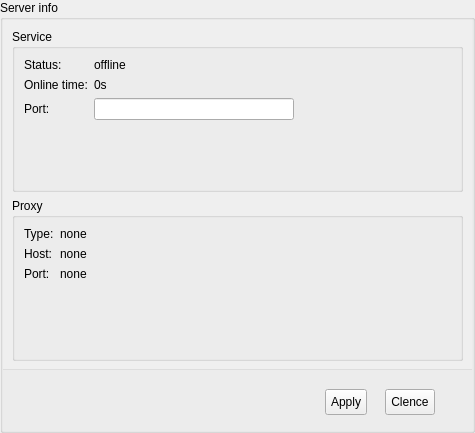
<?xml version="1.0" encoding="UTF-8"?>
<ui version="4.0">
 <class>ServerInfoPage</class>
 <widget class="QWidget" name="ServerInfoPage">
  <property name="geometry">
   <rect>
    <x>0</x>
    <y>0</y>
    <width>475</width>
    <height>433</height>
   </rect>
  </property>
  <property name="sizePolicy">
   <sizepolicy hsizetype="Maximum" vsizetype="Maximum">
    <horstretch>0</horstretch>
    <verstretch>0</verstretch>
   </sizepolicy>
  </property>
  <property name="windowTitle">
   <string>Form</string>
  </property>
  <layout class="QFormLayout" name="formLayout_2">
   <property name="horizontalSpacing">
    <number>0</number>
   </property>
   <property name="verticalSpacing">
    <number>0</number>
   </property>
   <property name="leftMargin">
    <number>0</number>
   </property>
   <property name="topMargin">
    <number>0</number>
   </property>
   <property name="rightMargin">
    <number>0</number>
   </property>
   <property name="bottomMargin">
    <number>0</number>
   </property>
   <item row="0" column="1">
    <widget class="QGroupBox" name="groupBox">
     <property name="sizePolicy">
      <sizepolicy hsizetype="Expanding" vsizetype="Expanding">
       <horstretch>0</horstretch>
       <verstretch>0</verstretch>
      </sizepolicy>
     </property>
     <property name="styleSheet">
      <string notr="true"/>
     </property>
     <property name="title">
      <string>Server info</string>
     </property>
     <property name="flat">
      <bool>false</bool>
     </property>
     <layout class="QGridLayout" name="gridLayout">
      <property name="leftMargin">
       <number>0</number>
      </property>
      <property name="topMargin">
       <number>0</number>
      </property>
      <property name="rightMargin">
       <number>0</number>
      </property>
      <property name="bottomMargin">
       <number>6</number>
      </property>
      <property name="horizontalSpacing">
       <number>0</number>
      </property>
      <property name="verticalSpacing">
       <number>10</number>
      </property>
      <item row="0" column="0" colspan="3">
       <widget class="QScrollArea" name="scrollArea">
        <property name="styleSheet">
         <string notr="true">border-bottom: 1px solid #ddd;</string>
        </property>
        <property name="frameShape">
         <enum>QFrame::NoFrame</enum>
        </property>
        <property name="frameShadow">
         <enum>QFrame::Sunken</enum>
        </property>
        <property name="widgetResizable">
         <bool>true</bool>
        </property>
        <widget class="QWidget" name="scrollAreaWidgetContents">
         <property name="geometry">
          <rect>
           <x>0</x>
           <y>0</y>
           <width>469</width>
           <height>342</height>
          </rect>
         </property>
         <layout class="QVBoxLayout" name="verticalLayout">
          <item>
           <widget class="QGroupBox" name="groupBox_3">
            <property name="title">
             <string>Service</string>
            </property>
            <layout class="QFormLayout" name="formLayout">
             <item row="0" column="0">
              <widget class="QLabel" name="label">
               <property name="text">
                <string>Status:</string>
               </property>
              </widget>
             </item>
             <item row="0" column="1">
              <widget class="QLabel" name="label_server_status">
               <property name="text">
                <string>offline</string>
               </property>
              </widget>
             </item>
             <item row="1" column="0">
              <widget class="QLabel" name="label_3">
               <property name="text">
                <string>Online time:</string>
               </property>
              </widget>
             </item>
             <item row="1" column="1">
              <widget class="QLabel" name="label_online_time">
               <property name="text">
                <string>0s</string>
               </property>
              </widget>
             </item>
             <item row="2" column="0">
              <widget class="QLabel" name="label_4">
               <property name="text">
                <string>Port:</string>
               </property>
              </widget>
             </item>
             <item row="2" column="1">
              <widget class="QLineEdit" name="server_port_edit">
               <property name="maximumSize">
                <size>
                 <width>200</width>
                 <height>16777215</height>
                </size>
               </property>
               <property name="text">
                <string/>
               </property>
              </widget>
             </item>
            </layout>
           </widget>
          </item>
          <item>
           <widget class="QGroupBox" name="groupBox_2">
            <property name="title">
             <string>Proxy</string>
            </property>
            <layout class="QFormLayout" name="formLayout_3">
             <item row="0" column="0">
              <widget class="QLabel" name="label_10">
               <property name="text">
                <string>Type:</string>
               </property>
              </widget>
             </item>
             <item row="1" column="0">
              <widget class="QLabel" name="label_7">
               <property name="text">
                <string>Host:</string>
               </property>
              </widget>
             </item>
             <item row="2" column="0">
              <widget class="QLabel" name="label_9">
               <property name="text">
                <string>Port:</string>
               </property>
              </widget>
             </item>
             <item row="0" column="1">
              <widget class="QLabel" name="label_11">
               <property name="text">
                <string>none</string>
               </property>
              </widget>
             </item>
             <item row="1" column="1">
              <widget class="QLabel" name="label_8">
               <property name="text">
                <string>none</string>
               </property>
              </widget>
             </item>
             <item row="2" column="1">
              <widget class="QLabel" name="label_12">
               <property name="text">
                <string>none</string>
               </property>
              </widget>
             </item>
            </layout>
           </widget>
          </item>
         </layout>
        </widget>
       </widget>
      </item>
      <item row="1" column="2">
       <layout class="QHBoxLayout" name="horizontalLayout">
        <item>
         <widget class="QPushButton" name="pushButton">
          <property name="sizePolicy">
           <sizepolicy hsizetype="Fixed" vsizetype="Fixed">
            <horstretch>0</horstretch>
            <verstretch>0</verstretch>
           </sizepolicy>
          </property>
          <property name="styleSheet">
           <string notr="true">margin: 9px; padding: 5px</string>
          </property>
          <property name="text">
           <string>Apply</string>
          </property>
         </widget>
        </item>
        <item alignment="Qt::AlignLeft">
         <widget class="QPushButton" name="pushButton_2">
          <property name="sizePolicy">
           <sizepolicy hsizetype="Fixed" vsizetype="Fixed">
            <horstretch>0</horstretch>
            <verstretch>0</verstretch>
           </sizepolicy>
          </property>
          <property name="styleSheet">
           <string notr="true">margin: 9px; padding: 5px</string>
          </property>
          <property name="text">
           <string>Clence</string>
          </property>
         </widget>
        </item>
       </layout>
      </item>
     </layout>
    </widget>
   </item>
  </layout>
 </widget>
 <resources/>
 <connections/>
</ui>
